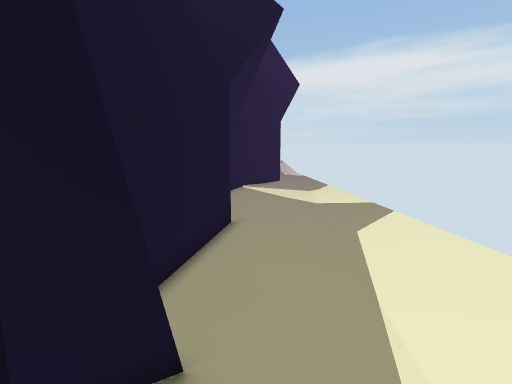
view 1 (above)

13 first-person views from a walk through a scene from a Unity 3-D project. The camera is 1.3 m above the floor, tilts 10° down and sees 90° across. The floor is counted in squares, 0.5 m on a side. Each view is taken from the middle of a square. On the plan, view 1 faces up. The plan holds only what a view shows up to about 18 squares ahead; the rest is blank. The place goes on beyond the plan.

view 2
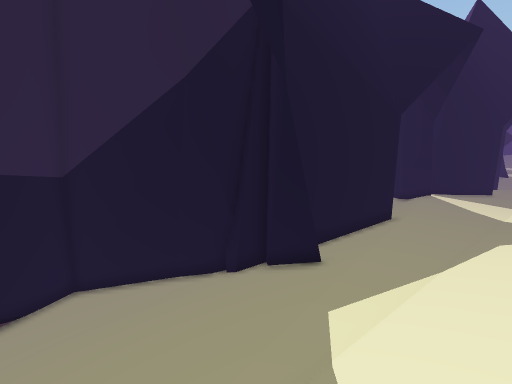

view 3
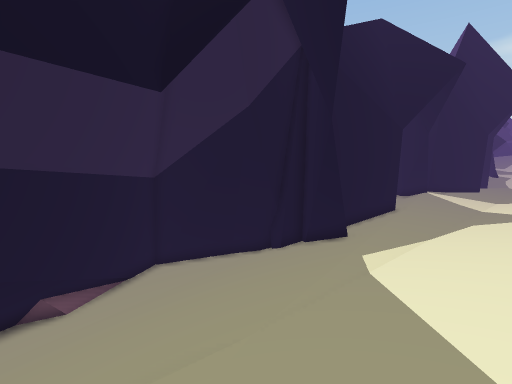

view 4
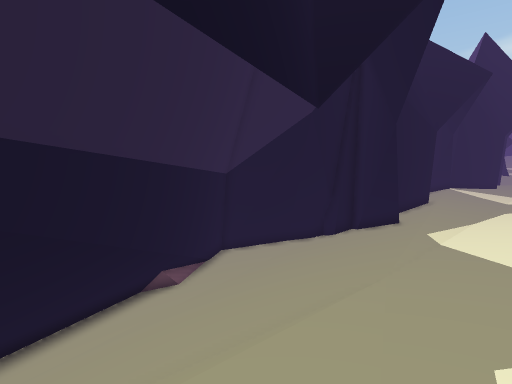

view 5
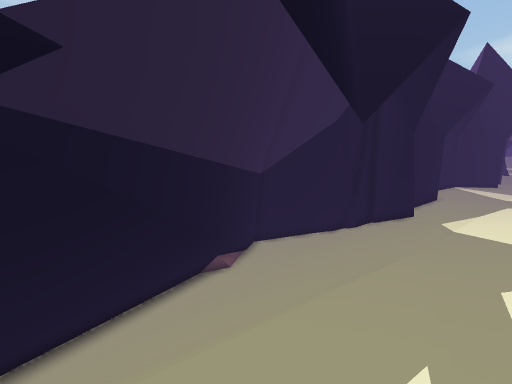

view 6
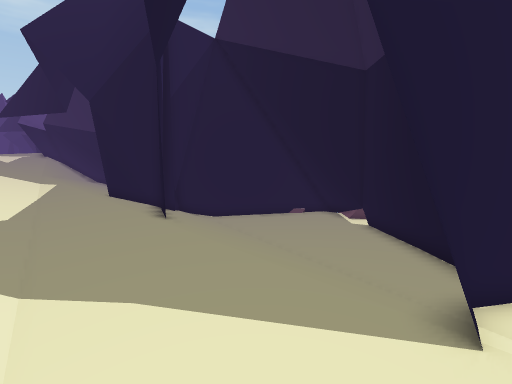

view 7
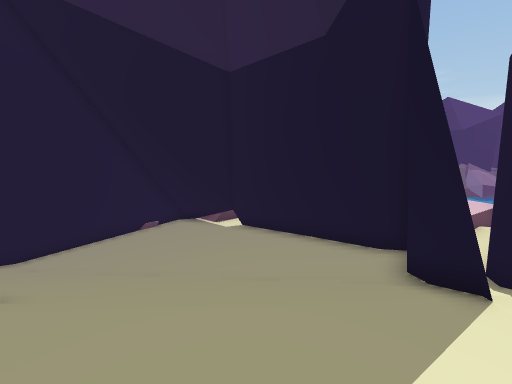

view 8
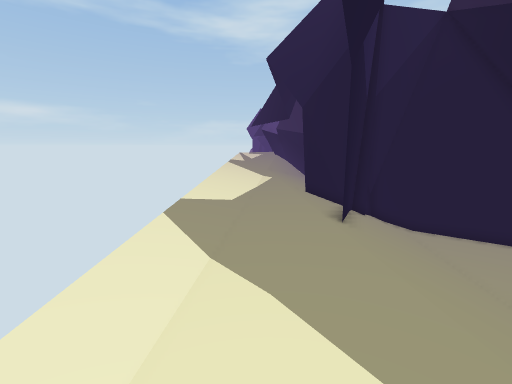

view 9
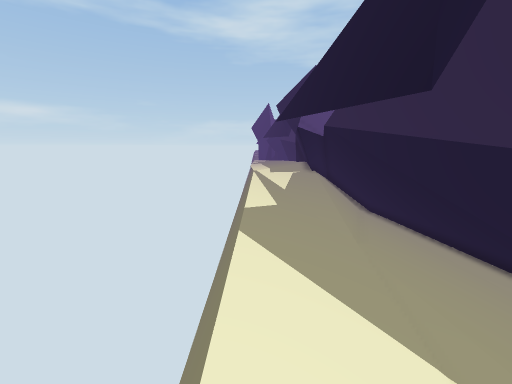

view 10
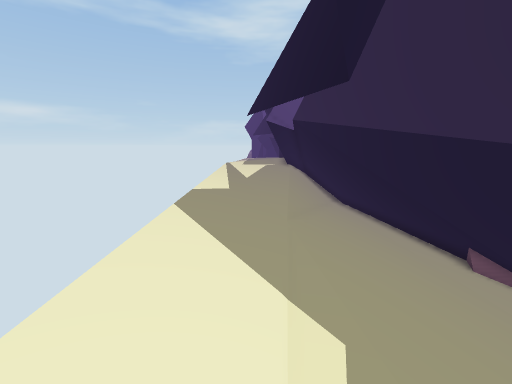

view 11
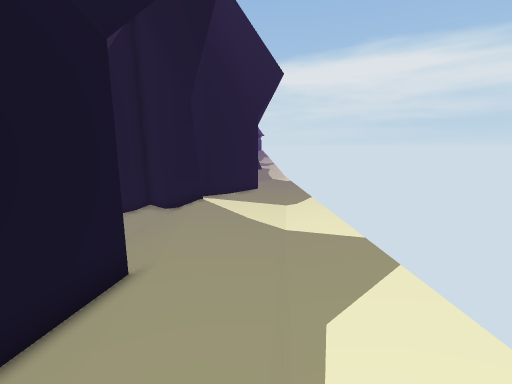

view 12
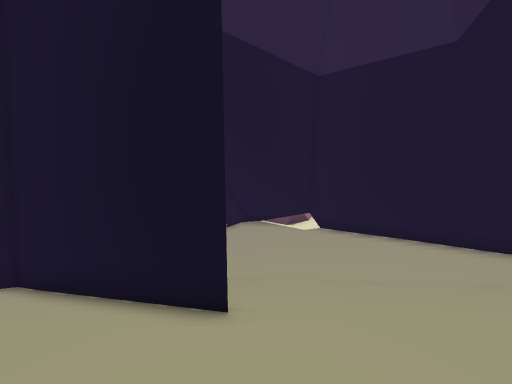

view 13
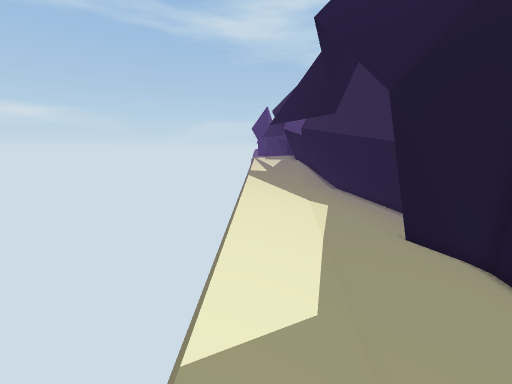

### Floor plan
Key: @ floor where view 1 was taken; # wall or solid block; . main floor; : floor 0.25 m higher than the main floor; - floor 0.25 m lower than the main floor; + floor 0.5 m higher than the main floor; _ floor 0.5 m lower than the main floor; * floor 0.75 m higher than the main floor; < floor 0.75 m lower than the main floor; ( floor 1 m lower than the main floor; ! floor 1.25 m lower than the main floor; / step, stairs or slope; = window, fence, low wall or low ledge; v drop or lower ground.
Columns run from 11 left of view 1 to 5 right of it. Each row starts with its distance up from view 1.
 18       ###=..----.
 17      ##__##..--..
 16     ##___/....-..
 15    ##____/.......
 14   ##<<___/.......
 13  ##<<<<<//.......
 12  #<<<<<<//.......
 11  #(<<<<<//.......
 10 ##(((<<//--......
  9 ##(((((//-#......
  8 #((((((/_##....:.
  7 ##(((((/_#-....:v
  6  ##(((/<##-....:v
  5   ##!(/<#-/....:v
  4    ##((##-/...::v
  3     ######=...::v
  2      ###_##...::v
  1     ##(////...::v
  0    ##(/////@.:::v
 -1   ##!(/////..::+v
 -2   #!!(//////.::+v
 -3   #!!(//////:::+v
 -4   ##!(//////:::+v
 -5    #!(//////::++v
 -6    ##(//////::++v
 -7    =##(///- ::++v
 -8     =#(/////::++v
 -9      ##<////:+++v
-10      ###_///:+++v
-11       ##<///+++*v
-12        ##///+++*v
-13        ##//++++*v
-14         #-/+++**v
-15         ##  # **

Positions as (right, up) in squares from view 1, and headings:
1: (0, 0), facing up
2: (3, -4), facing up-left
3: (4, -8), facing up-left
4: (3, -12), facing up-left
5: (3, -15), facing up-left
6: (3, 18), facing down-left
7: (3, 14), facing left
8: (2, 18), facing down
9: (4, 2), facing down
10: (2, 3), facing down
11: (2, 4), facing up
12: (3, 10), facing left
13: (4, 11), facing down
